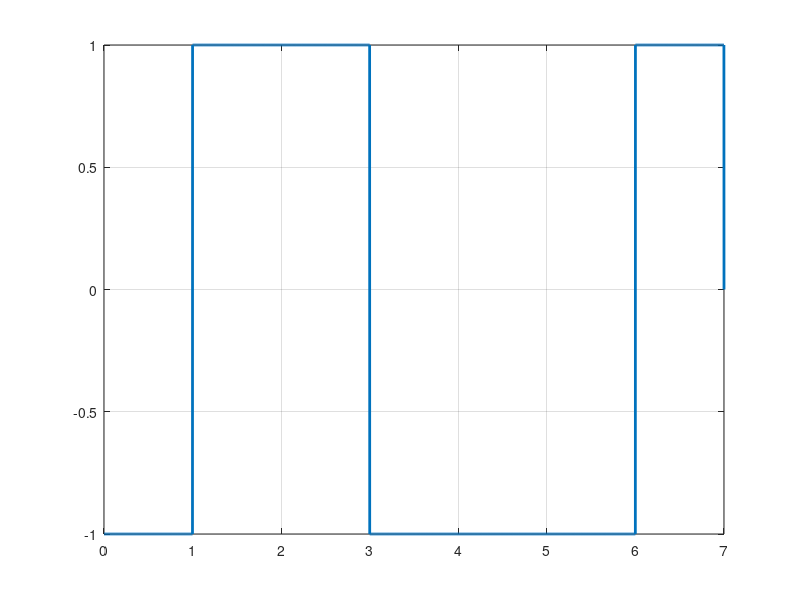

This chart was generated by the following MATLAB code:
bits = [1 0 0 1 1 1 0];
bitrate = 1;
n = 1000;
N = n * length(bits);
T = length(bits) / bitrate;
dt = T / N;
t = 0 : dt : T;
x = zeros(1, length(t));
for i = 1 : length(bits)
  if bits(i) == 1
    x((i - 1) * n + 1 : i * n) = -1;
  else
    x((i - 1) * n + 1 : i * n) = 1;
  endif
end

plot(t, x, 'Linewidth', 2);
grid on;

dem = zeros(1, int16(length(x) / n));
for i = 1 : length(x) / n
  if x(i * n) == -1
    dem(i) = 1;
  endif
end
display(dem);

